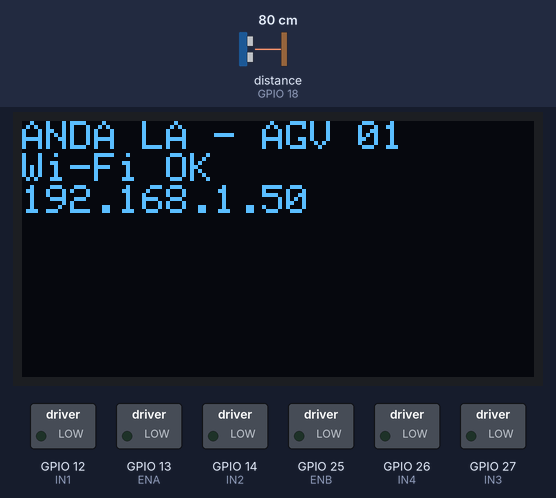
The sketch below on a simulated ESP32. Parts: 128×64 one-colour display, switched loads named in the sketch (green lamp = pin HIGH). Wiring (inferred from the names in the program): ultrasonic range finder: trigger GPIO 5; echo GPIO 18. The inputs (shaded band) are chosen by the test bench; at power-on: distance to the obstacle (sensor on GPIO 18) 80 cm. The echo pulse lasts 58.3 µs per cm; WiFi joins after 1.5 s; servers stay silent unless stated; uploads are accepted with an empty reply; pins used as bus, display or sensor lines are not drawn; what the sketch prints to the serial monitor is not drawn.

Above: at 2.8 s.
2.9 s: distance to the obstacle (sensor on GPIO 18) set to 23 cm
4.4 s: distance to the obstacle (sensor on GPIO 18) set to 19 cm
At 6.1 s:
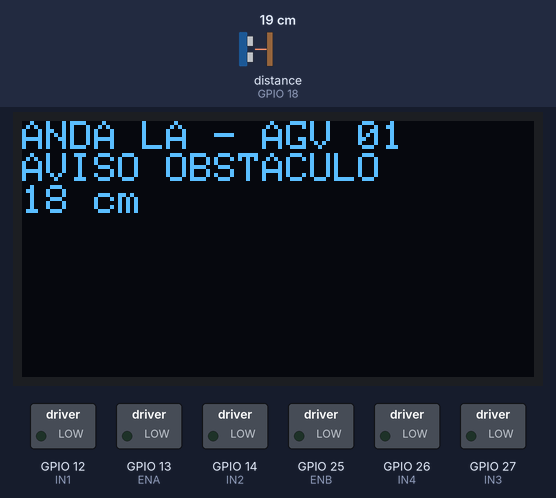
8.4 s: distance to the obstacle (sensor on GPIO 18) set to 2 cm
At 10.2 s:
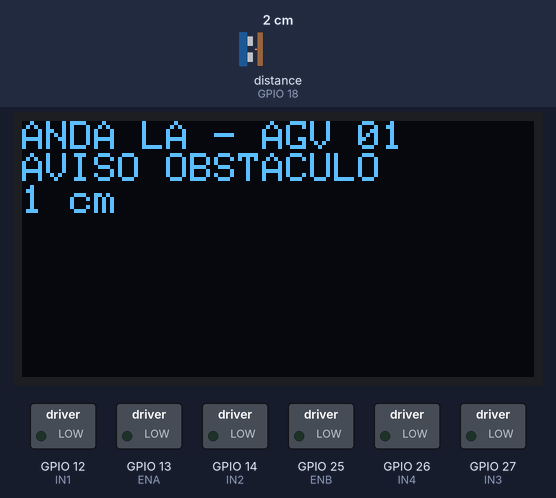
Timing chart, 0 to 11.7 s (numbered marks = the images above; inputs shaded):
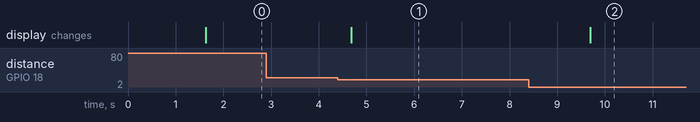

Measured:
- the behaviour switches between 21 and 20 cm on distance to the obstacle (sensor on GPIO 18) (found by bisection; images 0 and 1)
- after the input at 2.9 s, every drawn part: stays the same
- after the input at 4.4 s, the display: changes after 0.28 s (image 1)
- after the input at 8.4 s, the display: changes after 1.3 s (image 2)

The sketch:

esp32_anda_la.ino
```cpp
/* ==========================================================================
   ANDA LÁ — Autonomous Navigation & Delivery Assistant — Firmware ESP32
   Componente de Mecatrónica & Comunicação Informática

   Este código C++/Arduino é destinado a ser carregado no microcontrolador ESP32
   instalado fisicamente no chassis do AGV.
   Responsabilidades:
   1. Estabelecer e manter a ligação à rede Wi-Fi da oficina.
   2. Ler cartões/tags RFID através do leitor SPI MFRC522.
   3. Monitorizar a distância de segurança com o sensor ultrassónico HC-SR04.
   4. Controlar os motores DC via Ponte-H L298N usando sinais PWM.
   5. Apresentar o estado e IP atual no ecrã OLED I2C SSD1306.
   6. Enviar telemetria e leituras via requisições HTTP REST para a API Web.
   ========================================================================== */

#include <WiFi.h>
#include <HTTPClient.h>
#include <WebServer.h>
#include <SPI.h>
#include <MFRC522.h>
#include <Wire.h>
#include <Adafruit_GFX.h>
#include <Adafruit_SSD1306.h>

// --------------------------------------------------------------------------
// Configuração de Rede Wi-Fi & URL do Servidor Central da API
// --------------------------------------------------------------------------
const char* WIFI_SSID = "OFICINA_WIFI";
const char* WIFI_PASS = "anda_la_2026";
const char* SERVER_URL = "http://192.168.1.100:3000/api";

// --------------------------------------------------------------------------
// Mapeamento de Pinos de Hardware — Mecatrónica (Motores & Sensores)
// --------------------------------------------------------------------------
// Pinos de Controlo do Driver de Motores DC (L298N Ponte-H)
#define ENA 13  // Habilitação e Controlo PWM de Velocidade do Motor A (Esquerdo)
#define IN1 12  // Direção de Rotação Motor A (Frente)
#define IN2 14  // Direção de Rotação Motor A (Trás)
#define IN3 27  // Direção de Rotação Motor B (Frente)
#define IN4 26  // Direção de Rotação Motor B (Trás)
#define ENB 25  // Habilitação e Controlo PWM de Velocidade do Motor B (Direito)

// Sensor Ultrassónico HC-SR04 para Deteção de Obstáculos à Frente
#define TRIG_PIN 5   // Pino emissor do pulso ultrassónico (Trigger)
#define ECHO_PIN 18  // Pino recetor do eco refletido (Echo)

// Sensores de Linha Óticos Infravermelhos (TCRT5000)
#define SENSOR_LINE_LEFT 32   // Sensor ótico esquerdo
#define SENSOR_LINE_RIGHT 33  // Sensor ótico direito

// Leitor de Tags RFID RC522 (Interface SPI)
#define SS_PIN 21   // Slave Select (SDA)
#define RST_PIN 22  // Reset Pin
MFRC522 rfid(SS_PIN, RST_PIN);

// Display Gráfico OLED I2C (SSD1306 128x64 píxeis)
#define SCREEN_WIDTH 128
#define SCREEN_HEIGHT 64
Adafruit_SSD1306 display(SCREEN_WIDTH, SCREEN_HEIGHT, &Wire, -1);
WebServer esp32Server(80);

// Variáveis Globais do Estado de Telemetria
float batteryVoltage = 24.2;
String currentTaskState = "ONLINE";
bool navigationActive = false;
int navigationSpeed = 0;
bool emergencyStopActive = false;

/**
 * Função de Inicialização do Hardware e Periféricos do ESP32.
 */
void setup() {
  Serial.begin(115200);

  // Configuração dos Pinos dos Motores como Saídas Digitais
  pinMode(ENA, OUTPUT);
  pinMode(IN1, OUTPUT);
  pinMode(IN2, OUTPUT);
  pinMode(IN3, OUTPUT);
  pinMode(IN4, OUTPUT);
  pinMode(ENB, OUTPUT);

  // Configuração dos Pinos dos Sensores
  pinMode(TRIG_PIN, OUTPUT);
  pinMode(ECHO_PIN, INPUT);
  pinMode(SENSOR_LINE_LEFT, INPUT);
  pinMode(SENSOR_LINE_RIGHT, INPUT);

  // Inicializa o Ecrã OLED via barramento I2C (Endereço 0x3C)
  if (!display.begin(SSD1306_SWITCHCAPVCC, 0x3C)) {
    Serial.println(F("Falha ao inicializar o ecrã OLED SSD1306!"));
  } else {
    display.clearDisplay();
    display.setTextColor(WHITE);
    display.setTextSize(1);
    display.setCursor(0, 0);
    display.println("ANDA LA - AGV Unit 01");
    display.println("A ligar ao Wi-Fi...");
    display.display();
  }

  // Inicializa o Barramento SPI e o Leitor RFID MFRC522
  SPI.begin();
  rfid.PCD_Init();

  // Estabelece a Conexão à Rede Wi-Fi
  WiFi.begin(WIFI_SSID, WIFI_PASS);
  while (WiFi.status() != WL_CONNECTED) {
    delay(500);
    Serial.print(".");
  }

  Serial.println("\nConexão Wi-Fi Estabelecida!");
  Serial.print("Endereço IP atribuído ao ESP32: ");
  Serial.println(WiFi.localIP());
  esp32Server.on("/api/status", HTTP_GET, []() {
    String response = "{\"system\":\"ANDA LÁ ESP32\",\"status\":\"ONLINE\",\"hardware\":\"ESP32\"}";
    esp32Server.send(200, "application/json", response);
  });

  esp32Server.on("/api/command", HTTP_POST, []() {
    String command = esp32Server.arg("action");
    if (command.length() == 0) {
      command = esp32Server.arg(0);
    }

    if (command.indexOf("EMERGENCY_STOP") >= 0) {
      emergencyStopActive = true;
      stopMotors();
      esp32Server.send(200, "application/json", "{\"success\":true,\"action\":\"EMERGENCY_STOP\"}");
      return;
    }

    if (command.indexOf("EMERGENCY_CLEAR") >= 0) {
      emergencyStopActive = false;
      if (navigationActive) {
        moveForward(navigationSpeed);
      }
      esp32Server.send(200, "application/json", "{\"success\":true,\"action\":\"EMERGENCY_CLEAR\"}");
      return;
    }

    if (command.indexOf("NAVIGATE") >= 0) {
      navigationActive = true;
      navigationSpeed = 180;
      if (!emergencyStopActive) {
        moveForward(navigationSpeed);
      }
      esp32Server.send(200, "application/json", "{\"success\":true,\"action\":\"NAVIGATE\"}");
      return;
    }

    if (command.indexOf("STOP") >= 0) {
      stopMotors();
      navigationActive = false;
      esp32Server.send(200, "application/json", "{\"success\":true,\"action\":\"STOP\"}");
      return;
    }

    esp32Server.send(400, "application/json", "{\"success\":false,\"error\":\"Comando inválido\"}");
  });

  esp32Server.begin();  updateOLED("Wi-Fi OK", WiFi.localIP().toString());
}

/**
 * Loop Principal do Firmware (Executado continuamente).
 */
void loop() {
  // 1. Verificação de Leitura de Novas Tags RFID no Módulo MFRC522
  if (rfid.PICC_IsNewCardPresent() && rfid.PICC_ReadCardSerial()) {
    String rfidCode = "";
    // Converte a sequência de bytes do UID da tag RFID para uma string Hexadecimal
    for (byte i = 0; i < rfid.uid.size; i++) {
      rfidCode += String(rfid.uid.uidByte[i] < 0x10 ? "0" : "");
      rfidCode += String(rfid.uid.uidByte[i], HEX);
    }
    rfidCode.toUpperCase();
    Serial.println("Tag RFID Detetada: " + rfidCode);

    // Envia o código RFID lido para a API Web
    sendRFIDToServer(rfidCode);
    rfid.PICC_HaltA(); // Encerra a comunicação com a tag atual
  }

  // 2. Medição da Distância de Obstáculos em Tempo Real (Sensor Ultrassónico)
  long distance = readDistance();
  if (distance < 20 && distance > 0) { // Se detetar obstáculo a menos de 20cm
    stopMotors(); // Trava imediatamente os motores
    sendTelemetry("ERRO_OBSTACULO");
    updateOLED("AVISO OBSTACULO", String(distance) + " cm");
    delay(1000);
    return;
  }

  // 3. Envio Periódico de Telemetria de Estado para o Servidor Web (a cada 3 segundos)
  static unsigned long lastSend = 0;
  if (millis() - lastSend > 3000) {
    lastSend = millis();
    sendTelemetry("ONLINE");
  }

  delay(50);
}

// --------------------------------------------------------------------------
// Funções de Controlo Mecatrónico dos Motores e Sensores
// --------------------------------------------------------------------------

/**
 * Aciona os motores DC para a frente ajustando a velocidade PWM (0 a 255).
 */
void moveForward(int speedVal) {
  analogWrite(ENA, speedVal);
  analogWrite(ENB, speedVal);
  digitalWrite(IN1, HIGH);
  digitalWrite(IN2, LOW);
  digitalWrite(IN3, HIGH);
  digitalWrite(IN4, LOW);
}

/**
 * Paragem imediata de ambos os motores DC.
 */
void stopMotors() {
  digitalWrite(IN1, LOW);
  digitalWrite(IN2, LOW);
  digitalWrite(IN3, LOW);
  digitalWrite(IN4, LOW);
}

/**
 * Calcula a distância até ao obstáculo em centímetros através do pulso de eco do sensor HC-SR04.
 * Fórmula: Distância (cm) = Tempo do Eco (µs) * Velocidade do Som (0.034 cm/µs) / 2
 */
long readDistance() {
  digitalWrite(TRIG_PIN, LOW);
  delayMicroseconds(2);
  digitalWrite(TRIG_PIN, HIGH);
  delayMicroseconds(10);
  digitalWrite(TRIG_PIN, LOW);

  long duration = pulseIn(ECHO_PIN, HIGH, 25000); // Timeout de 25ms se não houver eco
  if (duration == 0) return 999;
  return duration * 0.034 / 2;
}

/**
 * Envia um pacote JSON de telemetria para a API REST central via HTTP PUT.
 */
void sendTelemetry(String status) {
  if (WiFi.status() == WL_CONNECTED) {
    HTTPClient http;
    http.begin(String(SERVER_URL) + "/api/agv/telemetry");
    http.addHeader("Content-Type", "application/json");

    String jsonPayload = "{\"id\":\"AGV-01\",\"status\":\"" + status + "\",\"battery\":88,\"voltage\":24.2}";
    int httpResponseCode = http.PUT(jsonPayload);
    http.end();
  }
}

/**
 * Notifica a API REST quando uma tag RFID é lida pelo leitor do AGV.
 */
void sendRFIDToServer(String tagCode) {
  if (WiFi.status() == WL_CONNECTED) {
    HTTPClient http;
    http.begin(String(SERVER_URL) + "/api/esp32/rfid");
    http.addHeader("Content-Type", "application/json");

    String jsonPayload = "{\"tag\":\"" + tagCode + "\"}";
    int httpCode = http.POST(jsonPayload);
    http.end();
  }
}

/**
 * Atualiza o texto apresentado no ecrã OLED I2C do robô.
 */
void updateOLED(String line1, String line2) {
  display.clearDisplay();
  display.setCursor(0, 0);
  display.println("ANDA LA - AGV 01");
  display.println(line1);
  display.println(line2);
  display.display();
}
```
